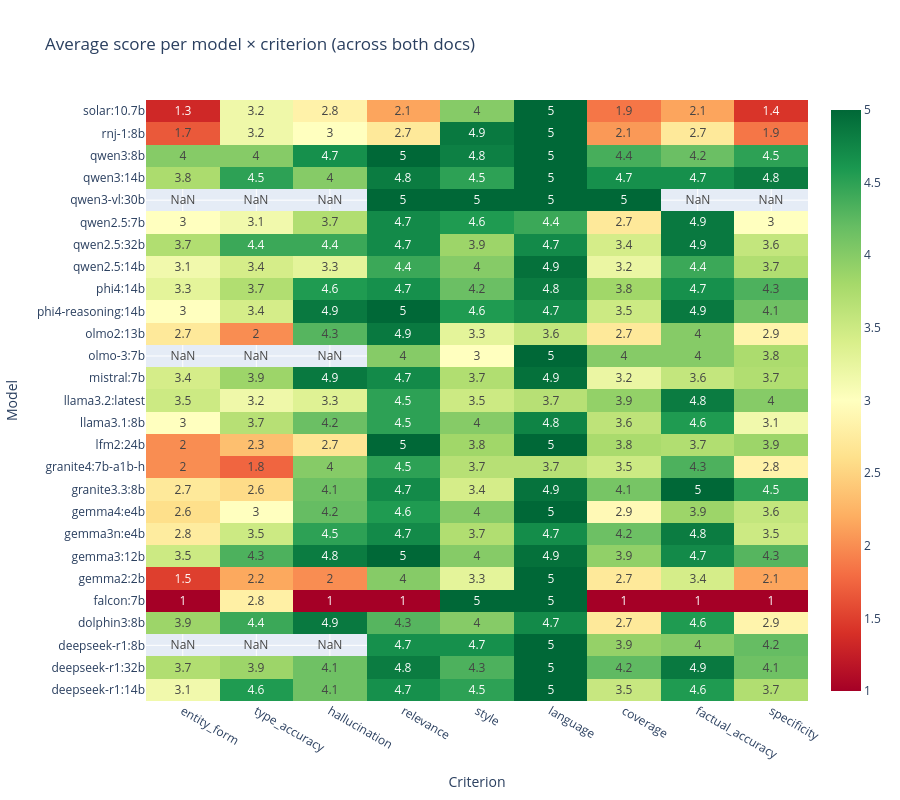

Notebook source saved alongside this figure:
### Code cell
# Heatmap: average score per model × criterion
pivot = df.groupby(['model', 'criterion'])['score'].mean().unstack()

# Order criteria by task group for readability
criterion_order = [
    'entity_form', 'type_accuracy', 'hallucination',   # NER
    'relevance', 'style', 'language', 'coverage',      # tags (coverage shared with summary)
    'factual_accuracy', 'specificity',                  # summary
]
criterion_order = [c for c in criterion_order if c in pivot.columns]
pivot = pivot[criterion_order]

# Order models alphabetically
model_order = sorted(pivot.index.tolist())
pivot = pivot.loc[model_order]

fig = go.Figure(go.Heatmap(
    z=pivot.values,
    x=pivot.columns.tolist(),
    y=pivot.index.tolist(),
    colorscale='RdYlGn',
    zmin=1, zmax=5,
    text=pivot.round(1).values,
    texttemplate='%{text}',
    hovertemplate='model: %{y}criterion: %{x}avg score: %{z:.2f}',
))
fig.update_layout(
    title='Average score per model × criterion (across both docs)',
    xaxis_title='Criterion',
    yaxis_title='Model',
    height=800,
    margin=dict(l=140),
)
fig.show()

### Figure 1 — Plotly figure (JSON) as saved in the notebook; plotly's stock layout.template omitted (floating-point values rounded to 4 significant figures; data arrays with more than 128 entries replaced by an {"elided": "..."} marker saying what was removed)
{"data": [{"colorscale": [[0, "rgb(165,0,38)"], [0.1, "rgb(215,48,39)"], [0.2, "rgb(244,109,67)"], [0.3, "rgb(253,174,97)"], [0.4, "rgb(254,224,139)"], [0.5, "rgb(255,255,191)"], [0.6, "rgb(217,239,139)"], [0.7, "rgb(166,217,106)"], [0.8, "rgb(102,189,99)"], [0.9, "rgb(26,152,80)"], [1, "rgb(0,104,55)"]], "hovertemplate": "model: %{y}criterion: %{x}avg score: %{z:.2f}", "text": {"elided": "27x9 float values"}, "texttemplate": "%{text}", "type": "heatmap", "x": ["entity_form", "type_accuracy", "hallucination", "relevance", "style", "language", "coverage", "factual_accuracy", "specificity"], "y": ["deepseek-r1:14b", "deepseek-r1:32b", "deepseek-r1:8b", "dolphin3:8b", "falcon:7b", "gemma2:2b", "gemma3:12b", "gemma3n:e4b", "gemma4:e4b", "granite3.3:8b", "granite4:7b-a1b-h", "lfm2:24b", "llama3.1:8b", "llama3.2:latest", "mistral:7b", "olmo-3:7b", "olmo2:13b", "phi4-reasoning:14b", "phi4:14b", "qwen2.5:14b", "qwen2.5:32b", "qwen2.5:7b", "qwen3-vl:30b", "qwen3:14b", "qwen3:8b", "rnj-1:8b", "solar:10.7b"], "z": {"elided": "27x9 float values"}, "zmax": 5, "zmin": 1}], "layout": {"height": 800, "margin": {"l": 140}, "title": {"text": "Average score per model × criterion (across both docs)"}, "xaxis": {"title": {"text": "Criterion"}}, "yaxis": {"title": {"text": "Model"}}}}
